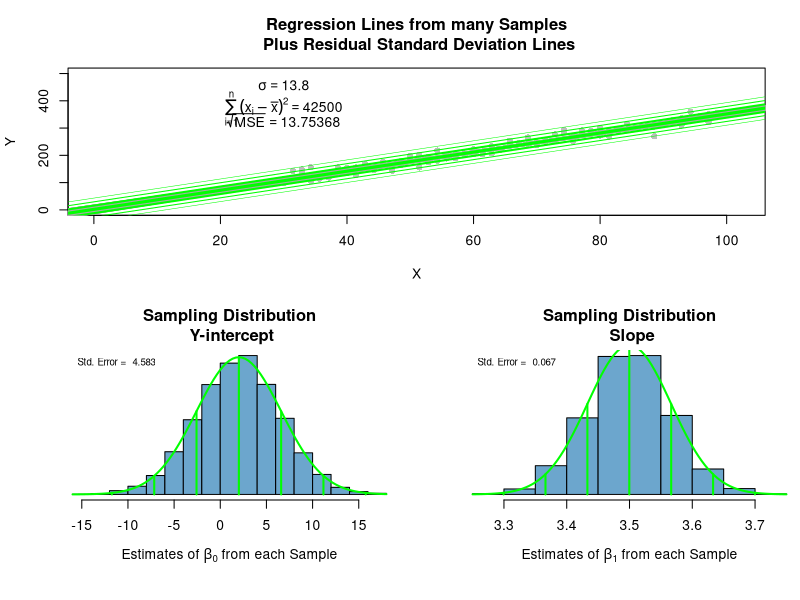

The R source for this figure:
## ---- chunk 1
## Simulation to Show relationship between Standard Errors

##-----------------------------------------------
## Edit anything in this area... 

n <- 100 #sample size
Xstart <- 30 #lower-bound for x-axis
Xstop <- 100 #upper-bound for x-axis

beta_0 <- 2 #choice of true y-intercept
beta_1 <- 3.5 #choice of true slope
sigma <- 13.8 #choice of st. deviation of error terms

## End of Editable area.
##-----------------------------------------------
## ---- chunk 2
X <- rep(seq(Xstart,Xstop, length.out=n/2), each=2) #Create X
N <- 5000 #number of times to pull a random sample
storage_b0 <- storage_b1 <- storage_rmse <- rep(NA, N)
for (i in 1:N){
  Y <- beta_0 + beta_1*X + rnorm(n, 0, sigma) #Sample Y from true model
  mylm <- lm(Y ~ X)
  storage_b0[i] <- coef(mylm)[1]
  storage_b1[i] <- coef(mylm)[2]
  storage_rmse[i] <- summary(mylm)$sigma
}


layout(matrix(c(1,1,2,3), 2, 2, byrow = TRUE), widths=c(2,2), heights=c(3,3))

Ystart <- 0 #min(0,min(Y)) 
Ystop <- 500 #max(max(Y), 0)
Yrange <- Ystop - Ystart

plot(Y ~ X, xlim=c(min(0,Xstart-2), max(0,Xstop+2)), 
     ylim=c(Ystart, Ystop), pch=16, col="gray",
     main="Regression Lines from many Samples\n Plus Residual Standard Deviation Lines")
text(Xstart, Ystop, bquote(sigma == .(sigma)), pos=1)
text(Xstart, Ystop-.1*Yrange, bquote(sum ((x[i]-bar(x))^2, i==1, n) == .(var(X)*(n-1))), pos=1)
text(Xstart, Ystop-.25*Yrange, bquote(sqrt(MSE) == .(mean(storage_rmse))), pos=1)


for (i in 1:N){
  abline(storage_b0[i], storage_b1[i], col="darkgray")  
}
abline(beta_0, beta_1, col="green", lwd=3)
abline(beta_0+sigma, beta_1, col="green", lwd=2)
abline(beta_0-sigma, beta_1, col="green", lwd=2)
abline(beta_0+2*sigma, beta_1, col="green", lwd=1)
abline(beta_0-2*sigma, beta_1, col="green", lwd=1)
abline(beta_0+3*sigma, beta_1, col="green", lwd=.5)
abline(beta_0-3*sigma, beta_1, col="green", lwd=.5)

par(mai=c(1,.6,.5,.01))

  addnorm <- function(m,s, col="firebrick"){
    curve(dnorm(x, m, s), add=TRUE, col=col, lwd=2)
    lines(c(m,m), c(0, dnorm(m,m,s)), lwd=2, col=col)
    lines(rep(m-s,2), c(0, dnorm(m-s, m, s)), lwd=2, col=col)
    lines(rep(m-2*s,2), c(0, dnorm(m-2*s, m, s)), lwd=2, col=col)
    lines(rep(m-3*s,2), c(0, dnorm(m-3*s, m, s)), lwd=2, col=col)
    lines(rep(m+s,2), c(0, dnorm(m+s, m, s)), lwd=2, col=col)
    lines(rep(m+2*s,2), c(0, dnorm(m+2*s, m, s)), lwd=2, col=col)
    lines(rep(m+3*s,2), c(0, dnorm(m+3*s, m, s)), lwd=2, col=col)
    legend("topleft", legend=paste("Std. Error = ", round(s,3)), cex=0.7, bty="n")
  }

  h0 <- hist(storage_b0, 
             col="skyblue3", 
             main="Sampling Distribution\n Y-intercept",
             xlab=expression(paste("Estimates of ", beta[0], " from each Sample")),
             freq=FALSE, yaxt='n', ylab="")
  m0 <- mean(storage_b0)
  s0 <- sd(storage_b0)
  addnorm(m0,s0, col="green")
  
  h1 <- hist(storage_b1, 
             col="skyblue3", 
             main="Sampling Distribution\n Slope",
             xlab=expression(paste("Estimates of ", beta[1], " from each Sample")),
             freq=FALSE, yaxt='n', ylab="")
  m1 <- mean(storage_b1)
  s1 <- sd(storage_b1)
  addnorm(m1,s1, col="green")



